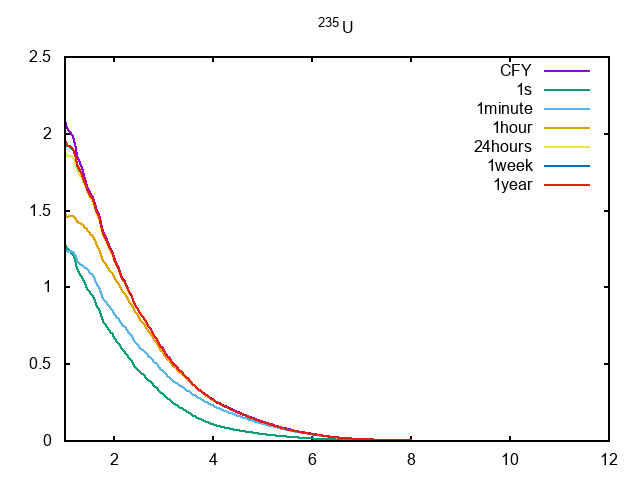

The script that saved this image:
#!/gnuplot

nuclide = 'u235'
nuclide_title = '{}^{235}U'

set term png linewidth 2
set output nuclide.".png"
set title nuclide_title
set xrange [1:12]
#set logscale y
#set format y "10^{%L}"
times = "CFY 1s 1minute 1hour 24hours 1week 1year"

plot for [t in times] '../plots/u235time'.t.'_gamma.dat' using 1:2 title t with lines
